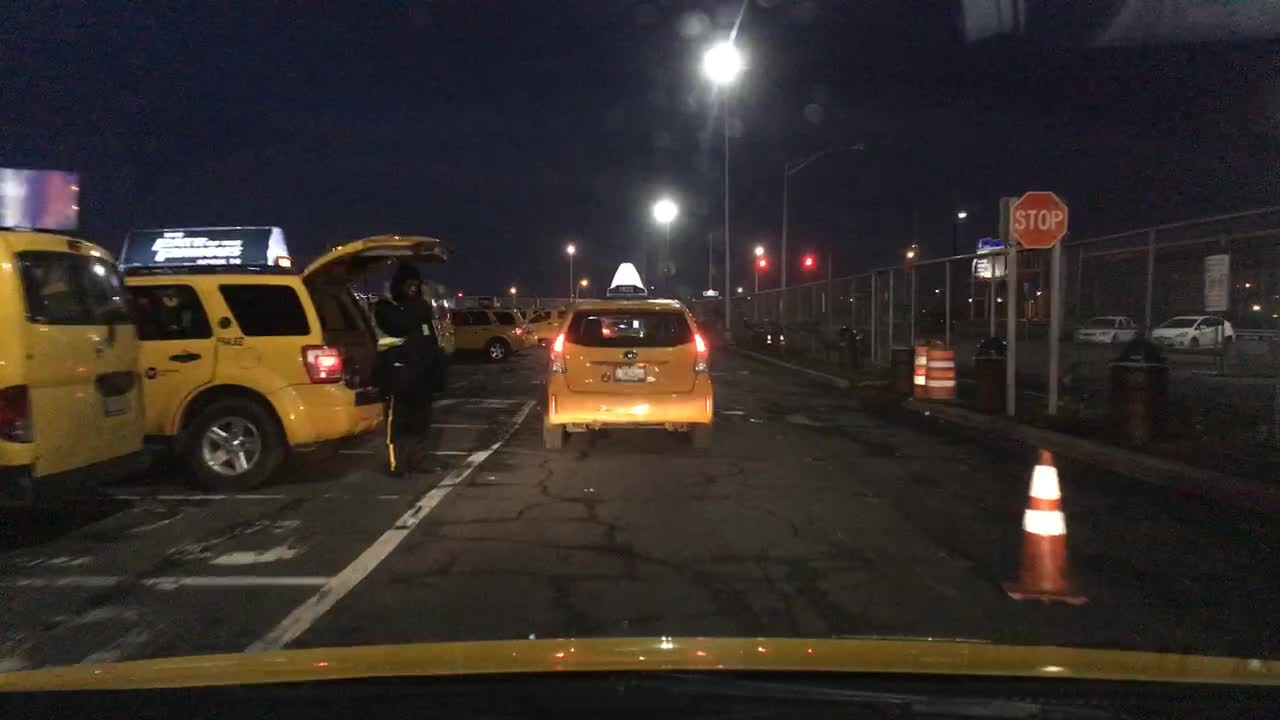
#> input picture images/testingimage1.jpg, 1280 x 720 px
$ python -i make_synthetic_signs.py   (imports and definitions only)
#> lines starting #> are read from the running program, lines starting #| are printed output that depends on the picture
#> further down, picture is the input picture: PIL image 1280x720 RGB; mean R, G, B 51.8, 44.8, 41.1
#!/usr/bin/env python3
# -*- coding: utf-8 -*-
"""
make_synthetic_signs.py

A. build-stickers: Extracts sign "stickers" (PNG+alpha) from MTSD fully-annotated JSONs.
   - Uses polygon masks when available; else falls back to bbox (with soft-edged mask).
   - Saves under: {out_dir}/{class_name}/{stem}_{idx}.png

B. paste: Pastes 0–3 signs per image onto background frames (e.g., your prepared BDD set).
   - Small rotation, mild perspective, tiny blur + JPEG noise for realism.
   - Appends YOLO labels for pasted signs; preserves existing labels.

NOTE: Keep test set real (no synthetic).
"""

import argparse, json, math, os, random, io
from pathlib import Path
from glob import glob
from collections import defaultdict, Counter

import numpy as np
from PIL import Image, ImageDraw, ImageFilter, ImageOps

# --------------------
# Canonical classes (reduced; matches your project)
# --------------------
CLASSES = [
    "person",
    "traffic_light_red","traffic_light_yellow","traffic_light_green",
    "stop","yield","no_entry","speed_limit_sign","pedestrian_crossing_sign",
    "no_left_turn","no_right_turn","no_u_turn","one_way","turn_left","turn_right",
    "go_straight","roundabout","keep_right","keep_left","pass_either_side",
    "children_crossing",
    "curve_left","curve_right"
]
CLASS_TO_ID = {c:i for i,c in enumerate(CLASSES)}

# --------------------
# MTSD sign mapping (your approved set)
# --------------------
MTSD_TO_SIGN = {
    # Core regulatory shapes
    "regulatory--stop--g1": "stop",
    "regulatory--stop--g2": "stop",
    "regulatory--stop--g10": "stop",

    "regulatory--yield--g1": "yield",
    "regulatory--no-entry--g1": "no_entry",

    # Speed limits (collapsed)
    "regulatory--maximum-speed-limit-5--g1": "speed_limit_sign",
    "regulatory--maximum-speed-limit-10--g1": "speed_limit_sign",
    "regulatory--maximum-speed-limit-20--g1": "speed_limit_sign",
    "regulatory--maximum-speed-limit-25--g1": "speed_limit_sign",
    "regulatory--maximum-speed-limit-25--g2": "speed_limit_sign",
    "regulatory--maximum-speed-limit-30--g1": "speed_limit_sign",
    "regulatory--maximum-speed-limit-30--g3": "speed_limit_sign",
    "regulatory--maximum-speed-limit-35--g2": "speed_limit_sign",
    "regulatory--maximum-speed-limit-40--g1": "speed_limit_sign",
    "regulatory--maximum-speed-limit-40--g3": "speed_limit_sign",
    "regulatory--maximum-speed-limit-40--g6": "speed_limit_sign",
    "regulatory--maximum-speed-limit-45--g1": "speed_limit_sign",
    "regulatory--maximum-speed-limit-45--g3": "speed_limit_sign",
    "regulatory--maximum-speed-limit-50--g1": "speed_limit_sign",
    "regulatory--maximum-speed-limit-50--g6": "speed_limit_sign",
    "regulatory--maximum-speed-limit-55--g2": "speed_limit_sign",
    "regulatory--maximum-speed-limit-60--g1": "speed_limit_sign",
    "regulatory--maximum-speed-limit-65--g2": "speed_limit_sign",
    "regulatory--maximum-speed-limit-70--g1": "speed_limit_sign",
    "regulatory--maximum-speed-limit-80--g1": "speed_limit_sign",
    "regulatory--maximum-speed-limit-90--g1": "speed_limit_sign",
    "regulatory--maximum-speed-limit-100--g1": "speed_limit_sign",
    "regulatory--maximum-speed-limit-100--g3": "speed_limit_sign",
    "regulatory--maximum-speed-limit-110--g1": "speed_limit_sign",
    "regulatory--maximum-speed-limit-120--g1": "speed_limit_sign",
    "regulatory--maximum-speed-limit-led-60--g1": "speed_limit_sign",
    "regulatory--maximum-speed-limit-led-80--g1": "speed_limit_sign",
    "regulatory--maximum-speed-limit-led-100--g1": "speed_limit_sign",

    # Keep / roundabout / one-way / straight
    "regulatory--keep-right--g1": "keep_right",
    "regulatory--keep-right--g2": "keep_right",
    "regulatory--keep-right--g4": "keep_right",
    "regulatory--keep-right--g6": "keep_right",
    "regulatory--keep-left--g1": "keep_left",
    "regulatory--keep-left--g2": "keep_left",

    "regulatory--roundabout--g1": "roundabout",
    "regulatory--roundabout--g2": "roundabout",
    "warning--roundabout--g1": "roundabout",
    "warning--roundabout--g25": "roundabout",

    "regulatory--one-way-left--g1": "one_way",
    "regulatory--one-way-left--g2": "one_way",
    "regulatory--one-way-left--g3": "one_way",
    "regulatory--one-way-right--g1": "one_way",
    "regulatory--one-way-right--g2": "one_way",
    "regulatory--one-way-right--g3": "one_way",

    "regulatory--go-straight--g1": "go_straight",
    "regulatory--go-straight--g3": "go_straight",
    "regulatory--one-way-straight--g1": "go_straight",

    # Turn prohibitions / directions
    "regulatory--no-left-turn--g1": "no_left_turn",
    "regulatory--no-left-turn--g2": "no_left_turn",
    "regulatory--no-left-turn--g3": "no_left_turn",
    "regulatory--no-right-turn--g1": "no_right_turn",
    "regulatory--no-right-turn--g2": "no_right_turn",
    "regulatory--no-right-turn--g3": "no_right_turn",
    "regulatory--no-u-turn--g1": "no_u_turn",
    "regulatory--no-u-turn--g2": "no_u_turn",
    "regulatory--no-u-turn--g3": "no_u_turn",

    "regulatory--turn-left--g1": "turn_left",
    "regulatory--turn-left--g2": "turn_left",
    "regulatory--turn-left--g3": "turn_left",
    "regulatory--turn-left-ahead--g1": "turn_left",

    "regulatory--turn-right--g1": "turn_right",
    "regulatory--turn-right--g2": "turn_right",
    "regulatory--turn-right--g3": "turn_right",
    "regulatory--turn-right-ahead--g1": "turn_right",
    "regulatory--turn-right-ahead--g2": "turn_right",

    # Ped crossing (info + warning)
    "information--pedestrians-crossing--g1": "pedestrian_crossing_sign",
    "information--pedestrians-crossing--g2": "pedestrian_crossing_sign",
    "warning--pedestrians-crossing--g1": "pedestrian_crossing_sign",
    "warning--pedestrians-crossing--g4": "pedestrian_crossing_sign",
    "warning--pedestrians-crossing--g5": "pedestrian_crossing_sign",
    "warning--pedestrians-crossing--g9": "pedestrian_crossing_sign",
    "warning--pedestrians-crossing--g10": "pedestrian_crossing_sign",
    "warning--pedestrians-crossing--g11": "pedestrian_crossing_sign",
    "warning--pedestrians-crossing--g12": "pedestrian_crossing_sign",

    # Children crossing
    "warning--children--g1": "children_crossing",
    "warning--children--g2": "children_crossing",
    "information--children--g1": "children_crossing",

    # Curves
    "warning--curve-left--g1": "curve_left",
    "warning--curve-left--g2": "curve_left",
    "warning--horizontal-alignment-left--g1": "curve_left",
    "warning--hairpin-curve-left--g1": "curve_left",
    "warning--hairpin-curve-left--g3": "curve_left",
    "warning--double-curve-first-left--g1": "curve_left",
    "warning--double-curve-first-left--g2": "curve_left",
    "warning--winding-road-first-left--g2": "curve_left",

    "warning--curve-right--g1": "curve_right",
    "warning--curve-right--g2": "curve_right",
    "warning--horizontal-alignment-right--g1": "curve_right",
    "warning--horizontal-alignment-right--g3": "curve_right",
    "warning--hairpin-curve-right--g4": "curve_right",
    "warning--double-curve-first-right--g1": "curve_right",
    "warning--double-curve-first-right--g2": "curve_right",
    "warning--winding-road-first-right--g1": "curve_right",

    # Pass either side
    "regulatory--pass-on-either-side--g1": "pass_either_side",
    "regulatory--pass-on-either-side--g2": "pass_either_side",
    "warning--pass-left-or-right--g1": "pass_either_side",
    "warning--pass-left-or-right--g2": "pass_either_side",
}

# --------------------
# Utility helpers
# --------------------
# [5 lines left out: function _resolve_mtsd_ann_dir, not called in this run]

def _resolve_mtsd_images(mtsd_root: Path):
    return sorted(map(Path, glob(str(mtsd_root / "mtsd_fully_annotated_images*"))))

# [45 lines left out: functions _mtsd_find_image, _get_polygon, _get_bbox, _soft_rect_mask, not called in this run]

def _rand_perspective_coeffs(w, h, mag=0.06):
    # Build mild perspective by jittering corners
    jitter = lambda v: v + random.uniform(-mag, mag)
    src = [(0,0),(w,0),(w,h),(0,h)]
    dst = [(jitter(0)*w, jitter(0)*h),
           ((1+jitter(0))*w, jitter(0)*h),
           ((1+jitter(0))*w, (1+jitter(0))*h),
           (jitter(0)*w, (1+jitter(0))*h)]
    return _find_perspective_coeffs(src, dst)

def _find_perspective_coeffs(pa, pb):
    # From PIL docs recipe
    matrix = []
    for p1, p2 in zip(pa, pb):
        matrix.append([p1[0], p1[1], 1, 0, 0, 0,
                      -p2[0]*p1[0], -p2[0]*p1[1]])
        matrix.append([0, 0, 0, p1[0], p1[1], 1,
                      -p2[1]*p1[0], -p2[1]*p1[1]])
    A = np.array(matrix, dtype=np.float32)
    B = np.array(pb, dtype=np.float32).reshape(8)
    res = np.linalg.lstsq(A, B, rcond=None)[0]
    return tuple(res)

# [114 lines left out: functions _yolo_line, cmd_build_stickers, _read_yolo_labels, _write_yolo_labels, not called in this run]

def _jitter_sticker(img_rgba: Image.Image, max_rot=7.0, persp=0.05, blur_p=0.35):
    # random small rotation
#> called with max_rot = 7, persp = 0.05, blur_p = 0.35
    angle = random.uniform(-max_rot, max_rot)
    rot = img_rgba.rotate(angle, resample=Image.BICUBIC, expand=True)
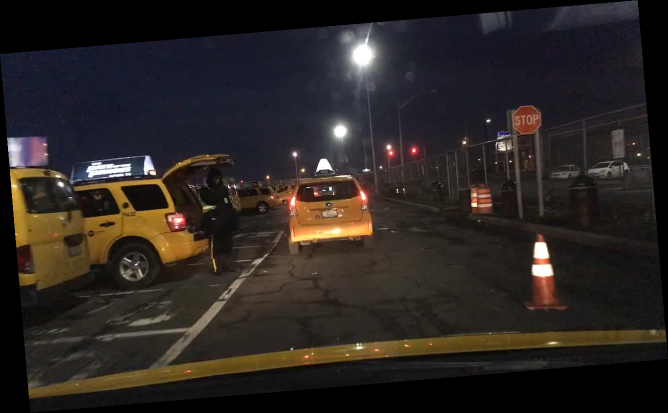
#> rot: PIL image 1336x826 RGB (shown at 1/2 size); mean R, G, B 42.9, 37, 34

    # mild perspective
    coeffs = _rand_perspective_coeffs(rot.width, rot.height, mag=persp)
    persp_img = rot.transform(rot.size, Image.PERSPECTIVE, coeffs, resample=Image.BICUBIC)
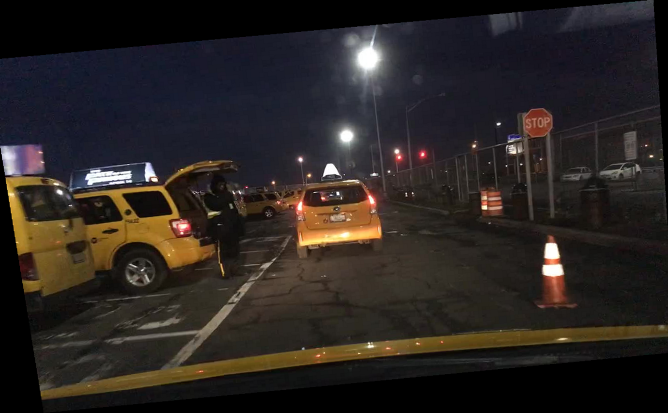
#> persp_img: PIL image 1336x826 RGB (shown at 1/2 size); mean R, G, B 42.5, 36.7, 33.9

    # occasional blur
    if random.random() < blur_p:
        persp_img = persp_img.filter(ImageFilter.GaussianBlur(random.uniform(0.4, 1.0)))

    # slight brightness/contrast jitter
    # (avoid external libs, simple gamma)
    if random.random() < 0.6:
        arr = np.asarray(persp_img).astype(np.float32)
        gamma = random.uniform(0.9, 1.1)
        arr[..., :3] = np.clip((arr[..., :3]/255.0) ** gamma * 255.0, 0, 255)
        persp_img = Image.fromarray(arr.astype(np.uint8), mode="RGBA")

    return persp_img

# [192 lines left out: functions _paste_once, _jpeg_noise, cmd_paste, main, not called in this run]

# [2 lines not run here, left out]

>>> from PIL import Image
>>> picture = Image.open('images/testingimage1.jpg')
>>> result = _jitter_sticker(picture)

$ run again, on images/testingimage4.jpg
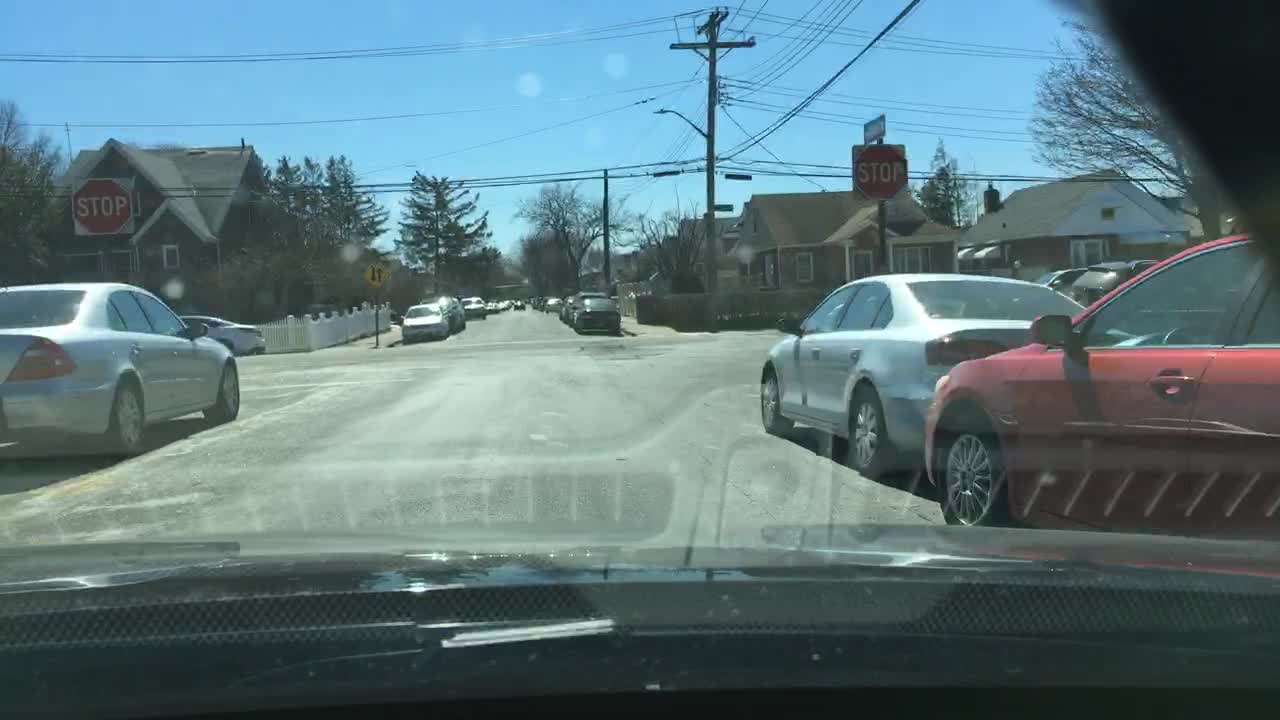
#> input picture images/testingimage4.jpg, 1280 x 720 px
#> picture is the input picture: PIL image 1280x720 RGB; mean R, G, B 93, 119.4, 125.4
#> in _jitter_sticker, `rot = img_rgba.rotate(angle, resample=Image.BICUBIC, expand=True)`:
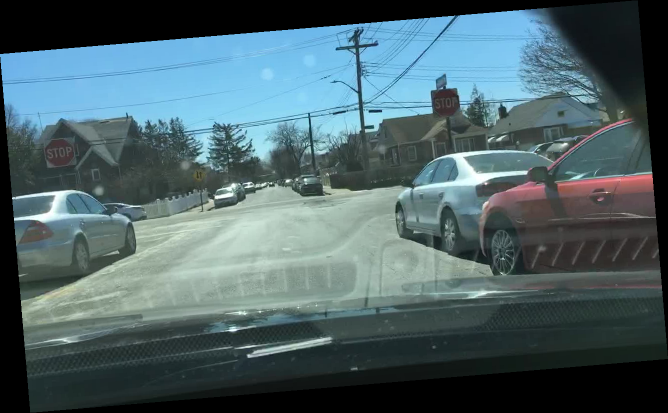
#> rot: PIL image 1336x826 RGB (shown at 1/2 size); mean R, G, B 77.3, 99.4, 104.4
#> in _jitter_sticker, `persp_img = rot.transform(rot.size, Image.PERSPECTIVE, coeffs, resampl..`:
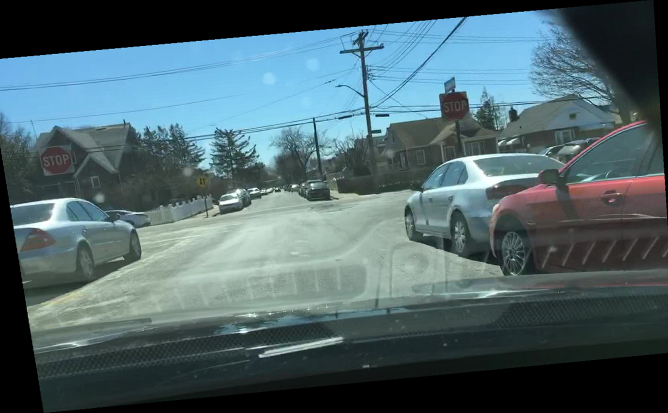
#> persp_img: PIL image 1336x826 RGB (shown at 1/2 size); mean R, G, B 77.6, 100.3, 105.8

$ run again, on images/vis1.jpg
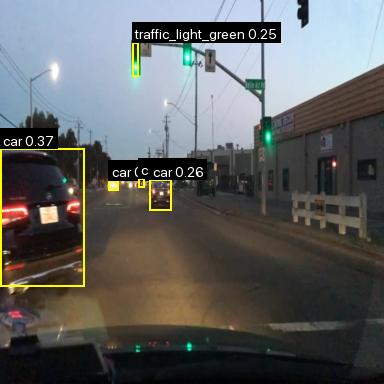
#> input picture images/vis1.jpg, 384 x 384 px
#> picture is the input picture: PIL image 384x384 RGB; mean R, G, B 95.8, 97.1, 96.9
#> in _jitter_sticker, `rot = img_rgba.rotate(angle, resample=Image.BICUBIC, expand=True)`:
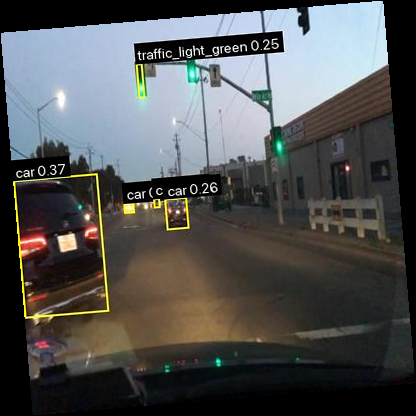
#> rot: PIL image 416x416 RGB; mean R, G, B 81.3, 82.4, 82.2
#> in _jitter_sticker, `persp_img = rot.transform(rot.size, Image.PERSPECTIVE, coeffs, resampl..`:
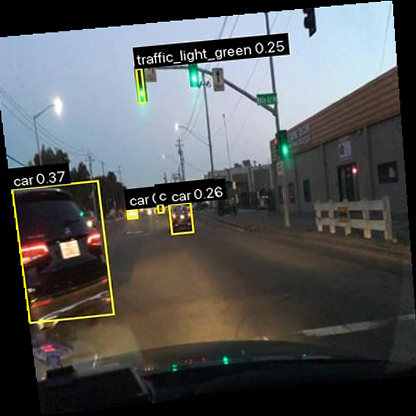
#> persp_img: PIL image 416x416 RGB; mean R, G, B 82.9, 84.4, 84.6
